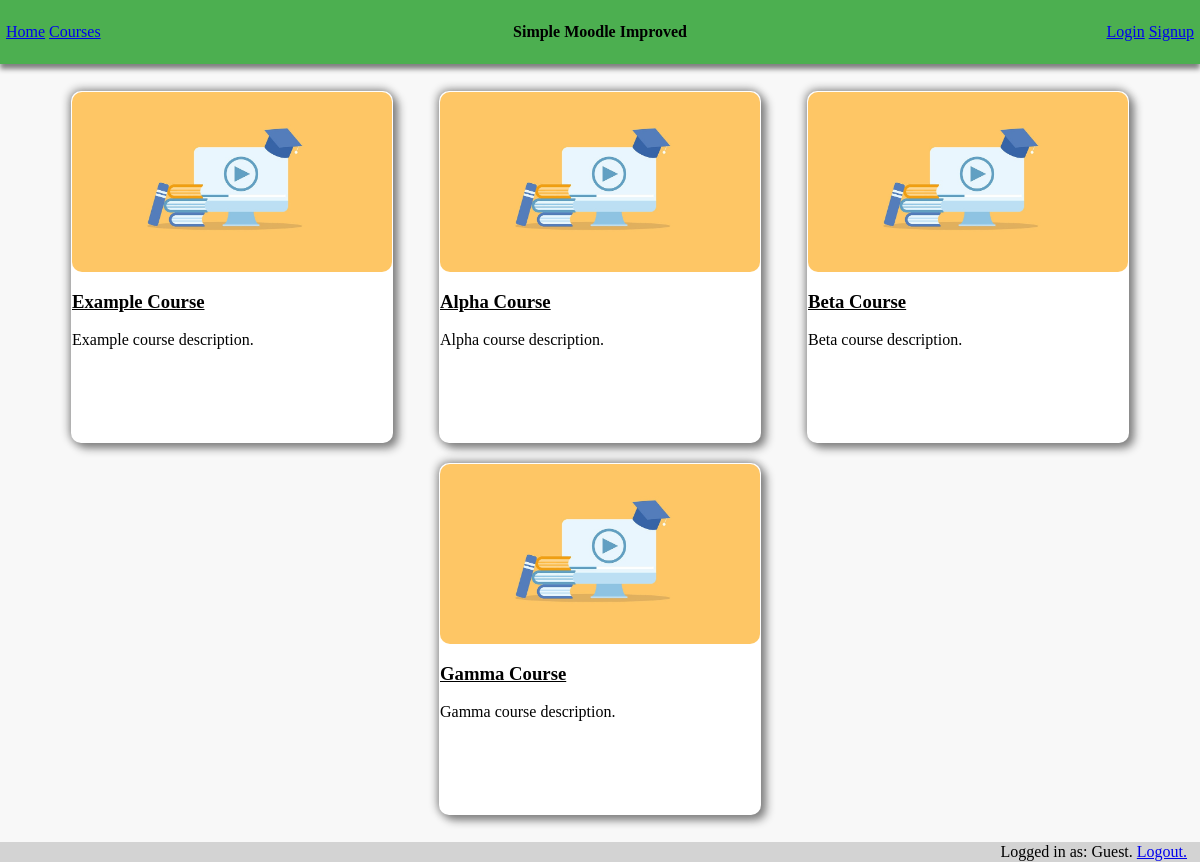
/courses.php, run on the app's committed database.
### tables this page shows
CREATE TABLE Courses (
    ID INTEGER PRIMARY KEY,
    name varchar(255) NOT NULL ,
    description varchar(255),
    image varchar(255) default 'images/default-course-image.jpg'
, administator varchar(255));

### courses.php (the view, shortened to what this page needs)
<!doctype html>
<html lang="en">
    <head>
        <link rel="stylesheet" href="style.css">
        <link rel="stylesheet" href="courses.css">
    </head>
    <body>
        <header>
            <div id="navbar">
                <div id="navleft">
                    <a href="home.php" style="margin-right: 1%">Home</a>
                    <a href="courses.php" style="margin-right: 1%">Courses</a>
                </div>
                <div id="navcentre">
                    <h4>Simple Moodle Improved</h4></div>
                <div id="navright">
                    <a href="login.html" style="margin-right: 1%">Login</a>
                    <a href="signup.html">Signup</a>
                </div>
            </div>
        </header>
        <div id="grid">
            <?php
                $db = new SQLite3("SecureDB.sqlite", SQLITE3_OPEN_READWRITE);
                $query_result = $db->query("SELECT * FROM Courses;");
                $row = $query_result->fetchArray();
                while ($row) {
                    echo '<div class="grid-card">
                                <div class="image-div" style="background-image:url(\''. $row[3] .' \') ;"> </div>
                                <h3><a class="course-link" href="course.php?id='. $row[0] .'">' . $row[1] .'</a></h3>
                                <p>' . $row[2] .'</p> </div>';
                    $row = $query_result->fetchArray();
                }
            ?>
        </div>
        <footer id="footer">
            <div id="loginfo">
                Logged in as: <?php echo $_SESSION["username"]."."; ?>
                <a href="logout.php">Logout.</a>
            </div>
        </footer>
    </body>
</html>

### style.css (style rules this page uses)
body { margin: 0; background-color: #f8f8f8; }
#navbar { width: 100%; height: 64px; display: flex; justify-content: center; align-items: center; background-color: #4CAF50; box-shadow: 0 5px 5px gray; }
#navcentre { width: 33%; display: flex; justify-content: center; }
#navleft { width: 33%; display: flex; justify-content: left; }
#navright { width: 33%; display: flex; justify-content: right; }
#footer { padding: 1px; margin-top: 16px; background-color: lightgray; display: flex; justify-content: flex-end; }
#loginfo { margin-right: 1%; }

### courses.css (style rules this page uses)
#grid { display: flex; flex-wrap: wrap; padding: 1px; width: 92%; margin: auto; margin-top: 16px; }
.grid-card { padding: 1px; margin: auto; margin-bottom: 10px; margin-top: 10px; width: 320px; height: 350px; background-color: white; border-radius: 10px; box-shadow: 5px 5px 10px gray, -1px -1px 10px gray; }
.image-div { width: 100%; height: 180px; border-radius: 10px; max-height: 180px; background-size: 100%; }
.course-link { color: black; }

### data on the page
courses: image (placeholder picture), name "Example Course", description "Example course description."
courses: image (placeholder picture), name "Alpha Course", description "Alpha course description."
courses: image (placeholder picture), name "Beta Course", description "Beta course description."
courses: image (placeholder picture), name "Gamma Course", description "Gamma course description."

### other printed values
$_SESSION["username"] "Guest"
